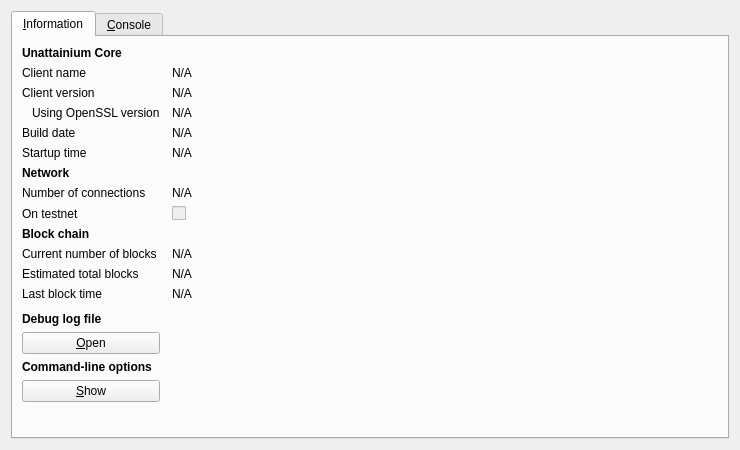
<?xml version="1.0" encoding="UTF-8"?>
<ui version="4.0">
 <class>RPCConsole</class>
 <widget class="QDialog" name="RPCConsole">
  <property name="geometry">
   <rect>
    <x>0</x>
    <y>0</y>
    <width>740</width>
    <height>450</height>
   </rect>
  </property>
  <property name="windowTitle">
   <string>Unattainium - Debug window</string>
  </property>
  <layout class="QVBoxLayout" name="verticalLayout_2">
   <item>
    <widget class="QTabWidget" name="tabWidget">
     <property name="currentIndex">
      <number>0</number>
     </property>
     <widget class="QWidget" name="tab_info">
      <attribute name="title">
       <string>&amp;Information</string>
      </attribute>
      <layout class="QGridLayout" name="gridLayout" columnstretch="0,1">
       <property name="horizontalSpacing">
        <number>12</number>
       </property>
       <item row="0" column="0">
        <widget class="QLabel" name="label_9">
         <property name="font">
          <font>
           <weight>75</weight>
           <bold>true</bold>
          </font>
         </property>
         <property name="text">
          <string>Unattainium Core</string>
         </property>
        </widget>
       </item>
       <item row="1" column="0">
        <widget class="QLabel" name="label_5">
         <property name="text">
          <string>Client name</string>
         </property>
        </widget>
       </item>
       <item row="1" column="1">
        <widget class="QLabel" name="clientName">
         <property name="cursor">
          <cursorShape>IBeamCursor</cursorShape>
         </property>
         <property name="text">
          <string>N/A</string>
         </property>
         <property name="textFormat">
          <enum>Qt::PlainText</enum>
         </property>
         <property name="textInteractionFlags">
          <set>Qt::LinksAccessibleByMouse|Qt::TextSelectableByKeyboard|Qt::TextSelectableByMouse</set>
         </property>
        </widget>
       </item>
       <item row="2" column="0">
        <widget class="QLabel" name="label_6">
         <property name="text">
          <string>Client version</string>
         </property>
        </widget>
       </item>
       <item row="2" column="1">
        <widget class="QLabel" name="clientVersion">
         <property name="cursor">
          <cursorShape>IBeamCursor</cursorShape>
         </property>
         <property name="text">
          <string>N/A</string>
         </property>
         <property name="textFormat">
          <enum>Qt::PlainText</enum>
         </property>
         <property name="textInteractionFlags">
          <set>Qt::LinksAccessibleByMouse|Qt::TextSelectableByKeyboard|Qt::TextSelectableByMouse</set>
         </property>
        </widget>
       </item>
       <item row="3" column="0">
        <widget class="QLabel" name="label_14">
         <property name="text">
          <string>Using OpenSSL version</string>
         </property>
         <property name="indent">
          <number>10</number>
         </property>
        </widget>
       </item>
       <item row="3" column="1">
        <widget class="QLabel" name="openSSLVersion">
         <property name="cursor">
          <cursorShape>IBeamCursor</cursorShape>
         </property>
         <property name="text">
          <string>N/A</string>
         </property>
         <property name="textFormat">
          <enum>Qt::PlainText</enum>
         </property>
         <property name="textInteractionFlags">
          <set>Qt::LinksAccessibleByMouse|Qt::TextSelectableByKeyboard|Qt::TextSelectableByMouse</set>
         </property>
        </widget>
       </item>
       <item row="4" column="0">
        <widget class="QLabel" name="label_12">
         <property name="text">
          <string>Build date</string>
         </property>
        </widget>
       </item>
       <item row="4" column="1">
        <widget class="QLabel" name="buildDate">
         <property name="cursor">
          <cursorShape>IBeamCursor</cursorShape>
         </property>
         <property name="text">
          <string>N/A</string>
         </property>
         <property name="textFormat">
          <enum>Qt::PlainText</enum>
         </property>
         <property name="textInteractionFlags">
          <set>Qt::LinksAccessibleByMouse|Qt::TextSelectableByKeyboard|Qt::TextSelectableByMouse</set>
         </property>
        </widget>
       </item>
       <item row="5" column="0">
        <widget class="QLabel" name="label_13">
         <property name="text">
          <string>Startup time</string>
         </property>
        </widget>
       </item>
       <item row="5" column="1">
        <widget class="QLabel" name="startupTime">
         <property name="cursor">
          <cursorShape>IBeamCursor</cursorShape>
         </property>
         <property name="text">
          <string>N/A</string>
         </property>
         <property name="textFormat">
          <enum>Qt::PlainText</enum>
         </property>
         <property name="textInteractionFlags">
          <set>Qt::LinksAccessibleByMouse|Qt::TextSelectableByKeyboard|Qt::TextSelectableByMouse</set>
         </property>
        </widget>
       </item>
       <item row="6" column="0">
        <widget class="QLabel" name="label_11">
         <property name="font">
          <font>
           <weight>75</weight>
           <bold>true</bold>
          </font>
         </property>
         <property name="text">
          <string>Network</string>
         </property>
        </widget>
       </item>
       <item row="7" column="0">
        <widget class="QLabel" name="label_7">
         <property name="text">
          <string>Number of connections</string>
         </property>
        </widget>
       </item>
       <item row="7" column="1">
        <widget class="QLabel" name="numberOfConnections">
         <property name="cursor">
          <cursorShape>IBeamCursor</cursorShape>
         </property>
         <property name="text">
          <string>N/A</string>
         </property>
         <property name="textFormat">
          <enum>Qt::PlainText</enum>
         </property>
         <property name="textInteractionFlags">
          <set>Qt::LinksAccessibleByMouse|Qt::TextSelectableByKeyboard|Qt::TextSelectableByMouse</set>
         </property>
        </widget>
       </item>
       <item row="8" column="0">
        <widget class="QLabel" name="label_8">
         <property name="text">
          <string>On testnet</string>
         </property>
        </widget>
       </item>
       <item row="8" column="1">
        <widget class="QCheckBox" name="isTestNet">
         <property name="enabled">
          <bool>false</bool>
         </property>
         <property name="text">
          <string/>
         </property>
        </widget>
       </item>
       <item row="9" column="0">
        <widget class="QLabel" name="label_10">
         <property name="font">
          <font>
           <weight>75</weight>
           <bold>true</bold>
          </font>
         </property>
         <property name="text">
          <string>Block chain</string>
         </property>
        </widget>
       </item>
       <item row="10" column="0">
        <widget class="QLabel" name="label_3">
         <property name="text">
          <string>Current number of blocks</string>
         </property>
        </widget>
       </item>
       <item row="10" column="1">
        <widget class="QLabel" name="numberOfBlocks">
         <property name="cursor">
          <cursorShape>IBeamCursor</cursorShape>
         </property>
         <property name="text">
          <string>N/A</string>
         </property>
         <property name="textFormat">
          <enum>Qt::PlainText</enum>
         </property>
         <property name="textInteractionFlags">
          <set>Qt::LinksAccessibleByMouse|Qt::TextSelectableByKeyboard|Qt::TextSelectableByMouse</set>
         </property>
        </widget>
       </item>
       <item row="11" column="0">
        <widget class="QLabel" name="label_4">
         <property name="text">
          <string>Estimated total blocks</string>
         </property>
        </widget>
       </item>
       <item row="11" column="1">
        <widget class="QLabel" name="totalBlocks">
         <property name="cursor">
          <cursorShape>IBeamCursor</cursorShape>
         </property>
         <property name="text">
          <string>N/A</string>
         </property>
         <property name="textFormat">
          <enum>Qt::PlainText</enum>
         </property>
         <property name="textInteractionFlags">
          <set>Qt::LinksAccessibleByMouse|Qt::TextSelectableByKeyboard|Qt::TextSelectableByMouse</set>
         </property>
        </widget>
       </item>
       <item row="12" column="0">
        <widget class="QLabel" name="label_2">
         <property name="text">
          <string>Last block time</string>
         </property>
        </widget>
       </item>
       <item row="12" column="1">
        <widget class="QLabel" name="lastBlockTime">
         <property name="cursor">
          <cursorShape>IBeamCursor</cursorShape>
         </property>
         <property name="text">
          <string>N/A</string>
         </property>
         <property name="textFormat">
          <enum>Qt::PlainText</enum>
         </property>
         <property name="textInteractionFlags">
          <set>Qt::LinksAccessibleByMouse|Qt::TextSelectableByKeyboard|Qt::TextSelectableByMouse</set>
         </property>
        </widget>
       </item>
       <item row="13" column="0">
        <spacer name="verticalSpacer_2">
         <property name="orientation">
          <enum>Qt::Vertical</enum>
         </property>
         <property name="sizeHint" stdset="0">
          <size>
           <width>20</width>
           <height>20</height>
          </size>
         </property>
        </spacer>
       </item>
       <item row="14" column="0">
        <widget class="QLabel" name="labelDebugLogfile">
         <property name="font">
          <font>
           <weight>75</weight>
           <bold>true</bold>
          </font>
         </property>
         <property name="text">
          <string>Debug log file</string>
         </property>
        </widget>
       </item>
       <item row="15" column="0">
        <widget class="QPushButton" name="openDebugLogfileButton">
         <property name="toolTip">
          <string>Open the Unattainium debug log file from the current data directory. This can take a few seconds for large log files.</string>
         </property>
         <property name="text">
          <string>&amp;Open</string>
         </property>
         <property name="autoDefault">
          <bool>false</bool>
         </property>
        </widget>
       </item>
       <item row="16" column="0">
        <widget class="QLabel" name="labelCLOptions">
         <property name="font">
          <font>
           <weight>75</weight>
           <bold>true</bold>
          </font>
         </property>
         <property name="text">
          <string>Command-line options</string>
         </property>
        </widget>
       </item>
       <item row="17" column="0">
        <widget class="QPushButton" name="showCLOptionsButton">
         <property name="toolTip">
          <string>Show the Bitcoin-Qt help message to get a list with possible Unattainium command-line options.</string>
         </property>
         <property name="text">
          <string>&amp;Show</string>
         </property>
         <property name="autoDefault">
          <bool>false</bool>
         </property>
        </widget>
       </item>
       <item row="18" column="0">
        <spacer name="verticalSpacer">
         <property name="orientation">
          <enum>Qt::Vertical</enum>
         </property>
         <property name="sizeHint" stdset="0">
          <size>
           <width>20</width>
           <height>40</height>
          </size>
         </property>
        </spacer>
       </item>
      </layout>
     </widget>
     <widget class="QWidget" name="tab_console">
      <attribute name="title">
       <string>&amp;Console</string>
      </attribute>
      <layout class="QVBoxLayout" name="verticalLayout_3">
       <property name="spacing">
        <number>3</number>
       </property>
       <item>
        <widget class="QTextEdit" name="messagesWidget">
         <property name="minimumSize">
          <size>
           <width>0</width>
           <height>100</height>
          </size>
         </property>
         <property name="readOnly">
          <bool>true</bool>
         </property>
         <property name="tabKeyNavigation" stdset="0">
          <bool>false</bool>
         </property>
         <property name="columnCount" stdset="0">
          <number>2</number>
         </property>
        </widget>
       </item>
       <item>
        <layout class="QHBoxLayout" name="horizontalLayout">
         <property name="spacing">
          <number>3</number>
         </property>
         <item>
          <widget class="QLabel" name="label">
           <property name="text">
            <string notr="true">&gt;</string>
           </property>
          </widget>
         </item>
         <item>
          <widget class="QLineEdit" name="lineEdit"/>
         </item>
         <item>
          <widget class="QPushButton" name="clearButton">
           <property name="maximumSize">
            <size>
             <width>24</width>
             <height>24</height>
            </size>
           </property>
           <property name="toolTip">
            <string>Clear console</string>
           </property>
           <property name="text">
            <string/>
           </property>
           <property name="icon">
            <iconset resource="../bitcoin.qrc">
             <normaloff>:/icons/remove</normaloff>:/icons/remove</iconset>
           </property>
           <property name="shortcut">
            <string notr="true">Ctrl+L</string>
           </property>
           <property name="autoDefault">
            <bool>false</bool>
           </property>
          </widget>
         </item>
        </layout>
       </item>
      </layout>
     </widget>
    </widget>
   </item>
  </layout>
 </widget>
 <resources>
  <include location="../bitcoin.qrc"/>
 </resources>
 <connections/>
</ui>
